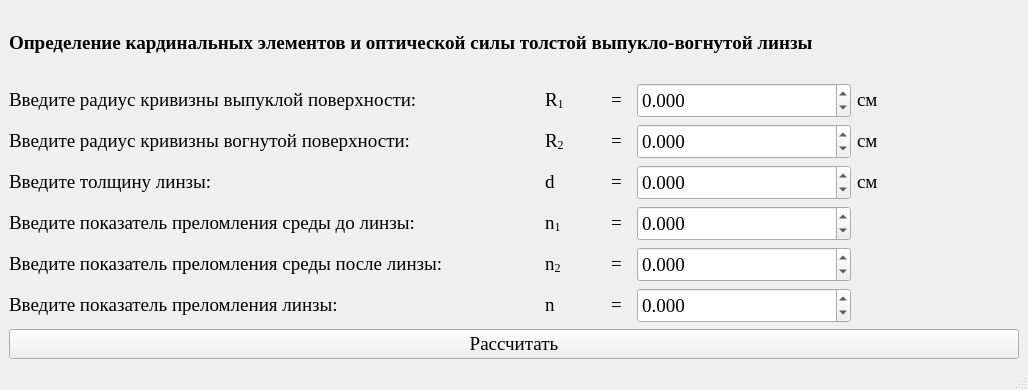
<?xml version="1.0" encoding="UTF-8"?>
<ui version="4.0">
 <class>MainWindow</class>
 <widget class="QMainWindow" name="MainWindow">
  <property name="geometry">
   <rect>
    <x>0</x>
    <y>0</y>
    <width>1028</width>
    <height>390</height>
   </rect>
  </property>
  <property name="minimumSize">
   <size>
    <width>1028</width>
    <height>390</height>
   </size>
  </property>
  <property name="maximumSize">
   <size>
    <width>1028</width>
    <height>390</height>
   </size>
  </property>
  <property name="windowTitle">
   <string>Определение кардинальных элементов и оптической силы толстой выпукло-вогнутой линзы</string>
  </property>
  <widget class="QWidget" name="centralwidget">
   <layout class="QGridLayout" name="gridLayout_2">
    <item row="0" column="0">
     <widget class="QLabel" name="label_11">
      <property name="minimumSize">
       <size>
        <width>400</width>
        <height>35</height>
       </size>
      </property>
      <property name="font">
       <font>
        <family>Times New Roman</family>
        <pointsize>14</pointsize>
        <weight>75</weight>
        <bold>true</bold>
       </font>
      </property>
      <property name="text">
       <string>&lt;html&gt;&lt;head/&gt;&lt;body&gt;&lt;p&gt;Определение кардинальных элементов и оптической силы толстой выпукло-вогнутой линзы&lt;/p&gt;&lt;/body&gt;&lt;/html&gt;</string>
      </property>
     </widget>
    </item>
    <item row="1" column="0">
     <layout class="QGridLayout" name="gridLayout">
      <item row="0" column="0">
       <layout class="QGridLayout" name="gridLayout_10">
        <item row="0" column="0">
         <widget class="QLabel" name="label_39">
          <property name="minimumSize">
           <size>
            <width>530</width>
            <height>35</height>
           </size>
          </property>
          <property name="font">
           <font>
            <family>Times New Roman</family>
            <pointsize>14</pointsize>
           </font>
          </property>
          <property name="text">
           <string>&lt;html&gt;&lt;head/&gt;&lt;body&gt;&lt;p&gt;Введите радиус кривизны выпуклой поверхности:&lt;/p&gt;&lt;/body&gt;&lt;/html&gt;</string>
          </property>
         </widget>
        </item>
        <item row="0" column="1">
         <widget class="QLabel" name="label_41">
          <property name="minimumSize">
           <size>
            <width>60</width>
            <height>0</height>
           </size>
          </property>
          <property name="maximumSize">
           <size>
            <width>60</width>
            <height>16777215</height>
           </size>
          </property>
          <property name="font">
           <font>
            <family>Times New Roman</family>
            <pointsize>14</pointsize>
           </font>
          </property>
          <property name="text">
           <string>&lt;html&gt;&lt;head/&gt;&lt;body&gt;&lt;p&gt;R&lt;span style=&quot; vertical-align:sub;&quot;&gt;1&lt;/span&gt;&lt;/p&gt;&lt;/body&gt;&lt;/html&gt;</string>
          </property>
         </widget>
        </item>
        <item row="0" column="2">
         <widget class="QLabel" name="label_42">
          <property name="minimumSize">
           <size>
            <width>20</width>
            <height>0</height>
           </size>
          </property>
          <property name="maximumSize">
           <size>
            <width>20</width>
            <height>16777215</height>
           </size>
          </property>
          <property name="font">
           <font>
            <family>Times New Roman</family>
            <pointsize>14</pointsize>
           </font>
          </property>
          <property name="text">
           <string>&lt;html&gt;&lt;head/&gt;&lt;body&gt;&lt;p&gt;=&lt;/p&gt;&lt;/body&gt;&lt;/html&gt;</string>
          </property>
         </widget>
        </item>
        <item row="0" column="3">
         <widget class="QDoubleSpinBox" name="doubleSpinBox_8">
          <property name="minimumSize">
           <size>
            <width>214</width>
            <height>25</height>
           </size>
          </property>
          <property name="maximumSize">
           <size>
            <width>16777215</width>
            <height>220</height>
           </size>
          </property>
          <property name="font">
           <font>
            <family>Times New Roman</family>
            <pointsize>14</pointsize>
           </font>
          </property>
          <property name="decimals">
           <number>3</number>
          </property>
          <property name="minimum">
           <double>-16777215.000000000000000</double>
          </property>
          <property name="maximum">
           <double>16777215.000000000000000</double>
          </property>
          <property name="singleStep">
           <double>0.001000000000000</double>
          </property>
         </widget>
        </item>
        <item row="0" column="4">
         <widget class="QLabel" name="label_43">
          <property name="minimumSize">
           <size>
            <width>35</width>
            <height>0</height>
           </size>
          </property>
          <property name="maximumSize">
           <size>
            <width>35</width>
            <height>16777215</height>
           </size>
          </property>
          <property name="font">
           <font>
            <family>Times New Roman</family>
            <pointsize>14</pointsize>
           </font>
          </property>
          <property name="text">
           <string>&lt;html&gt;&lt;head/&gt;&lt;body&gt;&lt;p&gt;см&lt;/p&gt;&lt;/body&gt;&lt;/html&gt;</string>
          </property>
         </widget>
        </item>
        <item row="0" column="5">
         <widget class="QLabel" name="label_44">
          <property name="text">
           <string/>
          </property>
         </widget>
        </item>
       </layout>
      </item>
      <item row="1" column="0">
       <layout class="QGridLayout" name="gridLayout_11">
        <item row="0" column="0">
         <widget class="QLabel" name="label_40">
          <property name="minimumSize">
           <size>
            <width>530</width>
            <height>35</height>
           </size>
          </property>
          <property name="font">
           <font>
            <family>Times New Roman</family>
            <pointsize>14</pointsize>
           </font>
          </property>
          <property name="text">
           <string>&lt;html&gt;&lt;head/&gt;&lt;body&gt;&lt;p&gt;Введите радиус кривизны вогнутой поверхности:&lt;/p&gt;&lt;/body&gt;&lt;/html&gt;</string>
          </property>
         </widget>
        </item>
        <item row="0" column="1">
         <widget class="QLabel" name="label_45">
          <property name="minimumSize">
           <size>
            <width>60</width>
            <height>0</height>
           </size>
          </property>
          <property name="maximumSize">
           <size>
            <width>60</width>
            <height>16777215</height>
           </size>
          </property>
          <property name="font">
           <font>
            <family>Times New Roman</family>
            <pointsize>14</pointsize>
           </font>
          </property>
          <property name="text">
           <string>&lt;html&gt;&lt;head/&gt;&lt;body&gt;&lt;p&gt;R&lt;span style=&quot; vertical-align:sub;&quot;&gt;2&lt;/span&gt;&lt;/p&gt;&lt;/body&gt;&lt;/html&gt;</string>
          </property>
         </widget>
        </item>
        <item row="0" column="2">
         <widget class="QLabel" name="label_46">
          <property name="minimumSize">
           <size>
            <width>20</width>
            <height>0</height>
           </size>
          </property>
          <property name="maximumSize">
           <size>
            <width>20</width>
            <height>16777215</height>
           </size>
          </property>
          <property name="font">
           <font>
            <family>Times New Roman</family>
            <pointsize>14</pointsize>
           </font>
          </property>
          <property name="text">
           <string>&lt;html&gt;&lt;head/&gt;&lt;body&gt;&lt;p&gt;=&lt;/p&gt;&lt;/body&gt;&lt;/html&gt;</string>
          </property>
         </widget>
        </item>
        <item row="0" column="3">
         <widget class="QDoubleSpinBox" name="doubleSpinBox_9">
          <property name="minimumSize">
           <size>
            <width>214</width>
            <height>25</height>
           </size>
          </property>
          <property name="maximumSize">
           <size>
            <width>16777215</width>
            <height>220</height>
           </size>
          </property>
          <property name="font">
           <font>
            <family>Times New Roman</family>
            <pointsize>14</pointsize>
           </font>
          </property>
          <property name="decimals">
           <number>3</number>
          </property>
          <property name="minimum">
           <double>-16777215.000000000000000</double>
          </property>
          <property name="maximum">
           <double>16777215.000000000000000</double>
          </property>
          <property name="singleStep">
           <double>0.001000000000000</double>
          </property>
         </widget>
        </item>
        <item row="0" column="4">
         <widget class="QLabel" name="label_47">
          <property name="minimumSize">
           <size>
            <width>35</width>
            <height>0</height>
           </size>
          </property>
          <property name="maximumSize">
           <size>
            <width>35</width>
            <height>16777215</height>
           </size>
          </property>
          <property name="font">
           <font>
            <family>Times New Roman</family>
            <pointsize>14</pointsize>
           </font>
          </property>
          <property name="text">
           <string>&lt;html&gt;&lt;head/&gt;&lt;body&gt;&lt;p&gt;см&lt;/p&gt;&lt;/body&gt;&lt;/html&gt;</string>
          </property>
         </widget>
        </item>
        <item row="0" column="5">
         <widget class="QLabel" name="label_48">
          <property name="text">
           <string/>
          </property>
         </widget>
        </item>
       </layout>
      </item>
      <item row="2" column="0">
       <layout class="QGridLayout" name="gridLayout_12">
        <item row="0" column="0">
         <widget class="QLabel" name="label_49">
          <property name="minimumSize">
           <size>
            <width>530</width>
            <height>35</height>
           </size>
          </property>
          <property name="font">
           <font>
            <family>Times New Roman</family>
            <pointsize>14</pointsize>
           </font>
          </property>
          <property name="text">
           <string>&lt;html&gt;&lt;head/&gt;&lt;body&gt;&lt;p&gt;Введите толщину линзы:&lt;/p&gt;&lt;/body&gt;&lt;/html&gt;</string>
          </property>
         </widget>
        </item>
        <item row="0" column="1">
         <widget class="QLabel" name="label_50">
          <property name="minimumSize">
           <size>
            <width>60</width>
            <height>0</height>
           </size>
          </property>
          <property name="maximumSize">
           <size>
            <width>60</width>
            <height>16777215</height>
           </size>
          </property>
          <property name="font">
           <font>
            <family>Times New Roman</family>
            <pointsize>14</pointsize>
           </font>
          </property>
          <property name="text">
           <string>&lt;html&gt;&lt;head/&gt;&lt;body&gt;&lt;p&gt;d&lt;/p&gt;&lt;/body&gt;&lt;/html&gt;</string>
          </property>
         </widget>
        </item>
        <item row="0" column="2">
         <widget class="QLabel" name="label_51">
          <property name="minimumSize">
           <size>
            <width>20</width>
            <height>0</height>
           </size>
          </property>
          <property name="maximumSize">
           <size>
            <width>20</width>
            <height>16777215</height>
           </size>
          </property>
          <property name="font">
           <font>
            <family>Times New Roman</family>
            <pointsize>14</pointsize>
           </font>
          </property>
          <property name="text">
           <string>&lt;html&gt;&lt;head/&gt;&lt;body&gt;&lt;p&gt;=&lt;/p&gt;&lt;/body&gt;&lt;/html&gt;</string>
          </property>
         </widget>
        </item>
        <item row="0" column="3">
         <widget class="QDoubleSpinBox" name="doubleSpinBox_10">
          <property name="minimumSize">
           <size>
            <width>214</width>
            <height>25</height>
           </size>
          </property>
          <property name="maximumSize">
           <size>
            <width>16777215</width>
            <height>220</height>
           </size>
          </property>
          <property name="font">
           <font>
            <family>Times New Roman</family>
            <pointsize>14</pointsize>
           </font>
          </property>
          <property name="decimals">
           <number>3</number>
          </property>
          <property name="minimum">
           <double>-16777215.000000000000000</double>
          </property>
          <property name="maximum">
           <double>16777215.000000000000000</double>
          </property>
          <property name="singleStep">
           <double>0.001000000000000</double>
          </property>
         </widget>
        </item>
        <item row="0" column="4">
         <widget class="QLabel" name="label_52">
          <property name="minimumSize">
           <size>
            <width>35</width>
            <height>0</height>
           </size>
          </property>
          <property name="maximumSize">
           <size>
            <width>35</width>
            <height>16777215</height>
           </size>
          </property>
          <property name="font">
           <font>
            <family>Times New Roman</family>
            <pointsize>14</pointsize>
           </font>
          </property>
          <property name="text">
           <string>&lt;html&gt;&lt;head/&gt;&lt;body&gt;&lt;p&gt;см&lt;/p&gt;&lt;/body&gt;&lt;/html&gt;</string>
          </property>
         </widget>
        </item>
        <item row="0" column="5">
         <widget class="QLabel" name="label_53">
          <property name="text">
           <string/>
          </property>
         </widget>
        </item>
       </layout>
      </item>
      <item row="3" column="0">
       <layout class="QGridLayout" name="gridLayout_13">
        <item row="0" column="4">
         <widget class="QLabel" name="label_58">
          <property name="text">
           <string/>
          </property>
         </widget>
        </item>
        <item row="0" column="2">
         <widget class="QLabel" name="label_56">
          <property name="minimumSize">
           <size>
            <width>20</width>
            <height>0</height>
           </size>
          </property>
          <property name="maximumSize">
           <size>
            <width>20</width>
            <height>16777215</height>
           </size>
          </property>
          <property name="font">
           <font>
            <family>Times New Roman</family>
            <pointsize>14</pointsize>
           </font>
          </property>
          <property name="text">
           <string>&lt;html&gt;&lt;head/&gt;&lt;body&gt;&lt;p&gt;=&lt;/p&gt;&lt;/body&gt;&lt;/html&gt;</string>
          </property>
         </widget>
        </item>
        <item row="0" column="0">
         <widget class="QLabel" name="label_54">
          <property name="minimumSize">
           <size>
            <width>530</width>
            <height>35</height>
           </size>
          </property>
          <property name="font">
           <font>
            <family>Times New Roman</family>
            <pointsize>14</pointsize>
           </font>
          </property>
          <property name="text">
           <string>&lt;html&gt;&lt;head/&gt;&lt;body&gt;&lt;p&gt;Введите показатель преломления среды до линзы:&lt;/p&gt;&lt;/body&gt;&lt;/html&gt;</string>
          </property>
         </widget>
        </item>
        <item row="0" column="1">
         <widget class="QLabel" name="label_55">
          <property name="minimumSize">
           <size>
            <width>60</width>
            <height>0</height>
           </size>
          </property>
          <property name="maximumSize">
           <size>
            <width>60</width>
            <height>16777215</height>
           </size>
          </property>
          <property name="font">
           <font>
            <family>Times New Roman</family>
            <pointsize>14</pointsize>
           </font>
          </property>
          <property name="text">
           <string>&lt;html&gt;&lt;head/&gt;&lt;body&gt;&lt;p&gt;n&lt;span style=&quot; vertical-align:sub;&quot;&gt;1&lt;/span&gt;&lt;/p&gt;&lt;/body&gt;&lt;/html&gt;</string>
          </property>
         </widget>
        </item>
        <item row="0" column="3">
         <widget class="QDoubleSpinBox" name="doubleSpinBox_11">
          <property name="minimumSize">
           <size>
            <width>214</width>
            <height>25</height>
           </size>
          </property>
          <property name="maximumSize">
           <size>
            <width>16777215</width>
            <height>220</height>
           </size>
          </property>
          <property name="font">
           <font>
            <family>Times New Roman</family>
            <pointsize>14</pointsize>
           </font>
          </property>
          <property name="decimals">
           <number>3</number>
          </property>
          <property name="minimum">
           <double>-16777215.000000000000000</double>
          </property>
          <property name="maximum">
           <double>16777215.000000000000000</double>
          </property>
          <property name="singleStep">
           <double>0.001000000000000</double>
          </property>
         </widget>
        </item>
       </layout>
      </item>
      <item row="4" column="0">
       <layout class="QGridLayout" name="gridLayout_14">
        <item row="0" column="0">
         <widget class="QLabel" name="label_59">
          <property name="minimumSize">
           <size>
            <width>530</width>
            <height>35</height>
           </size>
          </property>
          <property name="font">
           <font>
            <family>Times New Roman</family>
            <pointsize>14</pointsize>
           </font>
          </property>
          <property name="text">
           <string>&lt;html&gt;&lt;head/&gt;&lt;body&gt;&lt;p&gt;Введите показатель преломления среды после линзы:&lt;/p&gt;&lt;/body&gt;&lt;/html&gt;</string>
          </property>
         </widget>
        </item>
        <item row="0" column="3">
         <widget class="QDoubleSpinBox" name="doubleSpinBox_12">
          <property name="minimumSize">
           <size>
            <width>214</width>
            <height>25</height>
           </size>
          </property>
          <property name="maximumSize">
           <size>
            <width>16777215</width>
            <height>220</height>
           </size>
          </property>
          <property name="font">
           <font>
            <family>Times New Roman</family>
            <pointsize>14</pointsize>
           </font>
          </property>
          <property name="decimals">
           <number>3</number>
          </property>
          <property name="minimum">
           <double>-16777215.000000000000000</double>
          </property>
          <property name="maximum">
           <double>16777215.000000000000000</double>
          </property>
          <property name="singleStep">
           <double>0.001000000000000</double>
          </property>
         </widget>
        </item>
        <item row="0" column="4">
         <widget class="QLabel" name="label_63">
          <property name="text">
           <string/>
          </property>
         </widget>
        </item>
        <item row="0" column="2">
         <widget class="QLabel" name="label_61">
          <property name="minimumSize">
           <size>
            <width>20</width>
            <height>0</height>
           </size>
          </property>
          <property name="maximumSize">
           <size>
            <width>20</width>
            <height>16777215</height>
           </size>
          </property>
          <property name="font">
           <font>
            <family>Times New Roman</family>
            <pointsize>14</pointsize>
           </font>
          </property>
          <property name="text">
           <string>&lt;html&gt;&lt;head/&gt;&lt;body&gt;&lt;p&gt;=&lt;/p&gt;&lt;/body&gt;&lt;/html&gt;</string>
          </property>
         </widget>
        </item>
        <item row="0" column="1">
         <widget class="QLabel" name="label_60">
          <property name="minimumSize">
           <size>
            <width>60</width>
            <height>0</height>
           </size>
          </property>
          <property name="maximumSize">
           <size>
            <width>60</width>
            <height>16777215</height>
           </size>
          </property>
          <property name="font">
           <font>
            <family>Times New Roman</family>
            <pointsize>14</pointsize>
           </font>
          </property>
          <property name="text">
           <string>&lt;html&gt;&lt;head/&gt;&lt;body&gt;&lt;p&gt;n&lt;span style=&quot; vertical-align:sub;&quot;&gt;2&lt;/span&gt;&lt;/p&gt;&lt;/body&gt;&lt;/html&gt;</string>
          </property>
         </widget>
        </item>
       </layout>
      </item>
      <item row="5" column="0">
       <layout class="QGridLayout" name="gridLayout_15">
        <item row="0" column="1">
         <widget class="QLabel" name="label_65">
          <property name="minimumSize">
           <size>
            <width>60</width>
            <height>0</height>
           </size>
          </property>
          <property name="maximumSize">
           <size>
            <width>60</width>
            <height>16777215</height>
           </size>
          </property>
          <property name="font">
           <font>
            <family>Times New Roman</family>
            <pointsize>14</pointsize>
           </font>
          </property>
          <property name="text">
           <string>&lt;html&gt;&lt;head/&gt;&lt;body&gt;&lt;p&gt;n&lt;/p&gt;&lt;/body&gt;&lt;/html&gt;</string>
          </property>
         </widget>
        </item>
        <item row="0" column="0">
         <widget class="QLabel" name="label_64">
          <property name="minimumSize">
           <size>
            <width>530</width>
            <height>35</height>
           </size>
          </property>
          <property name="font">
           <font>
            <family>Times New Roman</family>
            <pointsize>14</pointsize>
           </font>
          </property>
          <property name="text">
           <string>&lt;html&gt;&lt;head/&gt;&lt;body&gt;&lt;p&gt;Введите показатель преломления линзы:&lt;/p&gt;&lt;/body&gt;&lt;/html&gt;</string>
          </property>
         </widget>
        </item>
        <item row="0" column="3">
         <widget class="QDoubleSpinBox" name="doubleSpinBox_13">
          <property name="minimumSize">
           <size>
            <width>214</width>
            <height>25</height>
           </size>
          </property>
          <property name="maximumSize">
           <size>
            <width>16777215</width>
            <height>220</height>
           </size>
          </property>
          <property name="font">
           <font>
            <family>Times New Roman</family>
            <pointsize>14</pointsize>
           </font>
          </property>
          <property name="decimals">
           <number>3</number>
          </property>
          <property name="minimum">
           <double>-16777215.000000000000000</double>
          </property>
          <property name="maximum">
           <double>16777215.000000000000000</double>
          </property>
          <property name="singleStep">
           <double>0.001000000000000</double>
          </property>
         </widget>
        </item>
        <item row="0" column="2">
         <widget class="QLabel" name="label_66">
          <property name="minimumSize">
           <size>
            <width>20</width>
            <height>0</height>
           </size>
          </property>
          <property name="maximumSize">
           <size>
            <width>20</width>
            <height>16777215</height>
           </size>
          </property>
          <property name="font">
           <font>
            <family>Times New Roman</family>
            <pointsize>14</pointsize>
           </font>
          </property>
          <property name="text">
           <string>&lt;html&gt;&lt;head/&gt;&lt;body&gt;&lt;p&gt;=&lt;/p&gt;&lt;/body&gt;&lt;/html&gt;</string>
          </property>
         </widget>
        </item>
        <item row="0" column="4">
         <widget class="QLabel" name="label_68">
          <property name="text">
           <string/>
          </property>
         </widget>
        </item>
       </layout>
      </item>
     </layout>
    </item>
    <item row="2" column="0">
     <widget class="QPushButton" name="pushButton">
      <property name="font">
       <font>
        <family>Times New Roman</family>
        <pointsize>14</pointsize>
       </font>
      </property>
      <property name="text">
       <string>Рассчитать</string>
      </property>
     </widget>
    </item>
   </layout>
  </widget>
  <widget class="QStatusBar" name="statusbar"/>
 </widget>
 <resources/>
 <connections/>
</ui>
